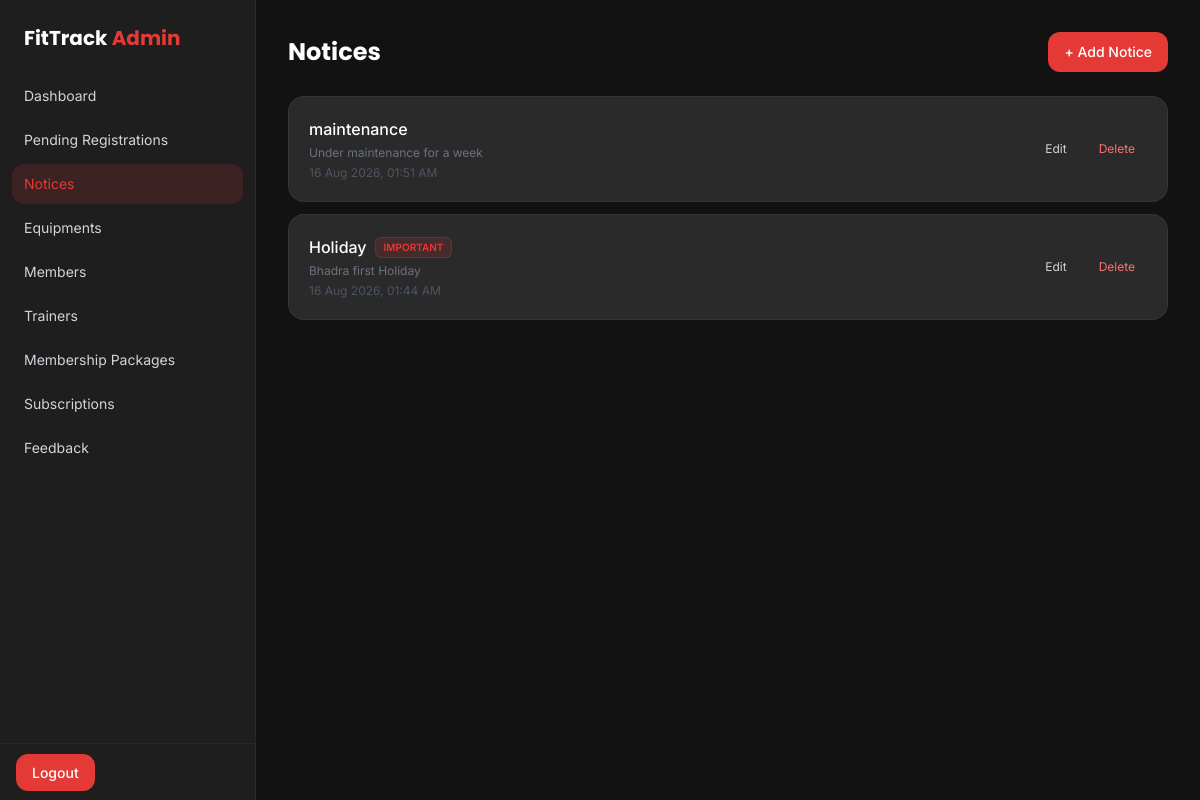
Before: /management/notices/ (signed in) with the older database file.
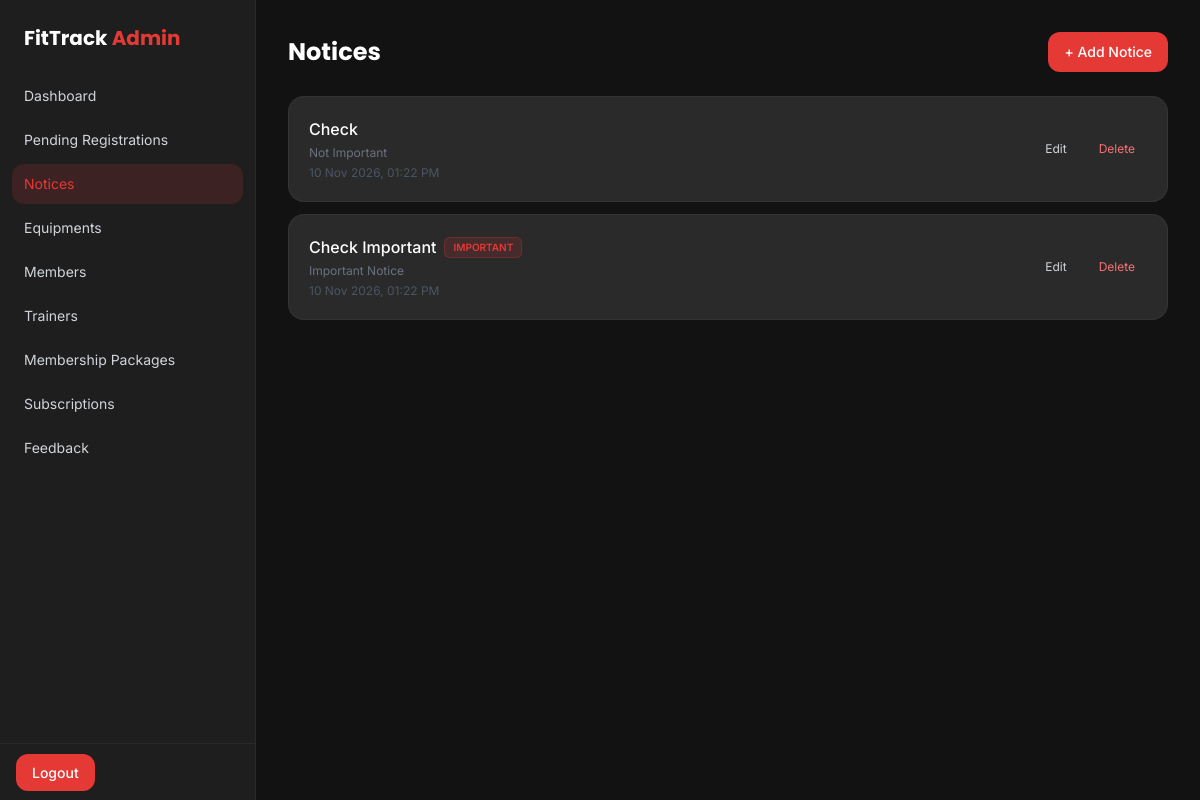
After: the same page with the newer database file.
### app/models.py (models this page shows, shortened)
class Notice(models.Model):
    title = models.CharField(max_length=200)
    description = models.TextField()
    uploaded_at = models.DateTimeField(auto_now_add=True)
    is_important = models.BooleanField(default=False)
    class Meta:
        ordering = ['-uploaded_at']

### adminpanel/views.py (the view)
# urls.py: path('notices/', views.admin_notices, name='admin_notices'),
@staff_required
def admin_notices(request):
    notices = Notice.objects.all()
    return render(request, 'adminpanel/notices.html', {'notices': notices})

### app/membership.py (called while the page is built)
def is_membership_blocked(user):
    if not user.is_authenticated or user.is_staff or user.is_superuser:
        return False
    latest = latest_subscription(user)
    if latest is None:
        return False
    return latest.end_date + timedelta(days=GRACE_DAYS) < timezone.localdate()

### adminpanel/templates/adminpanel/notices.html (shortened to what this page needs)
{% extends 'adminpanel/base.html' %}
{% block content %}
<div class="flex items-center justify-between mb-6">
    <h1 class="font-display text-2xl font-bold">Notices</h1>
    <a href="{% url 'admin_notice_add' %}"
       class="bg-primary hover:bg-red-600 text-white text-sm font-medium px-4 py-2.5 rounded-xl transition-colors">
        + Add Notice
    </a>
</div>
<div class="space-y-3">
    {% for notice in notices %}
        <div class="bg-dark-card border border-white/5 rounded-2xl p-5 flex items-center justify-between">
            <div>
                <div class="flex items-center gap-2">
                    <h3 class="text-white font-medium">{{ notice.title }}</h3>
                    {% if notice.is_important %}
                        <span class="text-[10px] font-semibold uppercase px-2 py-0.5 rounded-md bg-primary/15 text-primary border border-primary/25">
                            Important
                        </span>
                    {% endif %}
                </div>
                <p class="text-xs text-gray-500 mt-1 line-clamp-1">{{ notice.description|truncatewords:20 }}</p>
                <p class="text-xs text-gray-600 mt-1">{{ notice.uploaded_at|date:"d M Y, h:i A" }}</p>
            </div>
            <div class="flex gap-2 shrink-0">
                <a href="{% url 'admin_notice_edit' notice.id %}"
                   class="text-xs text-gray-300 hover:text-primary px-3 py-1.5 rounded-lg hover:bg-white/5 transition-colors">
                    Edit
                </a>
                <a href="{% url 'admin_notice_delete' notice.id %}"
                   onclick="return confirm('Delete this notice? This cannot be undone.');"
                   class="text-xs text-red-400 hover:text-red-300 px-3 py-1.5 rounded-lg hover:bg-red-500/10 transition-colors">
                    Delete
                </a>
            </div>
        </div>
    {% empty %}
        <div class="bg-dark-card border border-white/5 rounded-2xl p-10 text-center">
            <p class="text-gray-500 text-sm">No notices yet. Click "Add Notice" to create one.</p>
        </div>
    {% endfor %}
</div>
{% endblock %}

Changed rows visible on the page:
removed Notice: title "maintenance", description "Under maintenance for a week", uploaded_at "16 Aug 2026, 01:51 AM"
removed Notice: title "Holiday", is_important "IMPORTANT", description "Bhadra first Holiday", uploaded_at "16 Aug 2026, 01:44 AM"
added Notice: title "Check", description "Not Important", uploaded_at "10 Nov 2026, 01:22 PM"
added Notice: title "Check Important", is_important "IMPORTANT", description "Important Notice", uploaded_at "10 Nov 2026, 01:22 PM"
